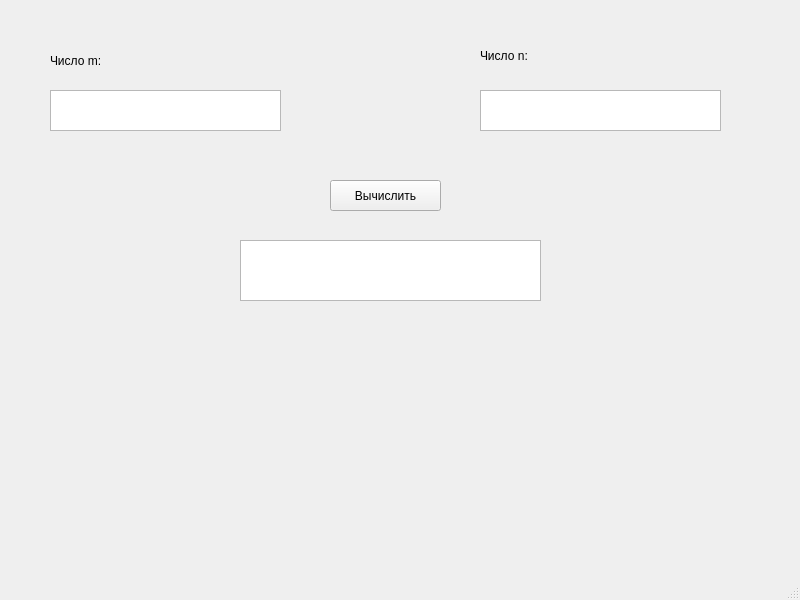
<?xml version="1.0" encoding="UTF-8"?>
<ui version="4.0">
 <class>MainWindow</class>
 <widget class="QMainWindow" name="MainWindow">
  <property name="geometry">
   <rect>
    <x>0</x>
    <y>0</y>
    <width>800</width>
    <height>600</height>
   </rect>
  </property>
  <property name="windowTitle">
   <string>MainWindow</string>
  </property>
  <widget class="QWidget" name="centralwidget">
   <widget class="QTextEdit" name="textEdit">
    <property name="geometry">
     <rect>
      <x>50</x>
      <y>90</y>
      <width>231</width>
      <height>41</height>
     </rect>
    </property>
   </widget>
   <widget class="QLabel" name="label">
    <property name="geometry">
     <rect>
      <x>50</x>
      <y>50</y>
      <width>141</width>
      <height>21</height>
     </rect>
    </property>
    <property name="text">
     <string>Число m:</string>
    </property>
   </widget>
   <widget class="QLabel" name="label_2">
    <property name="geometry">
     <rect>
      <x>480</x>
      <y>40</y>
      <width>141</width>
      <height>31</height>
     </rect>
    </property>
    <property name="text">
     <string>Число n:</string>
    </property>
   </widget>
   <widget class="QTextEdit" name="textEdit_2">
    <property name="geometry">
     <rect>
      <x>480</x>
      <y>90</y>
      <width>241</width>
      <height>41</height>
     </rect>
    </property>
   </widget>
   <widget class="QPushButton" name="pushButton">
    <property name="geometry">
     <rect>
      <x>330</x>
      <y>180</y>
      <width>111</width>
      <height>31</height>
     </rect>
    </property>
    <property name="text">
     <string>Вычислить</string>
    </property>
   </widget>
   <widget class="QTextEdit" name="textEdit_3">
    <property name="geometry">
     <rect>
      <x>240</x>
      <y>240</y>
      <width>301</width>
      <height>61</height>
     </rect>
    </property>
   </widget>
  </widget>
  <widget class="QMenuBar" name="menubar">
   <property name="geometry">
    <rect>
     <x>0</x>
     <y>0</y>
     <width>800</width>
     <height>27</height>
    </rect>
   </property>
  </widget>
  <widget class="QStatusBar" name="statusbar"/>
 </widget>
 <resources/>
 <connections/>
</ui>
